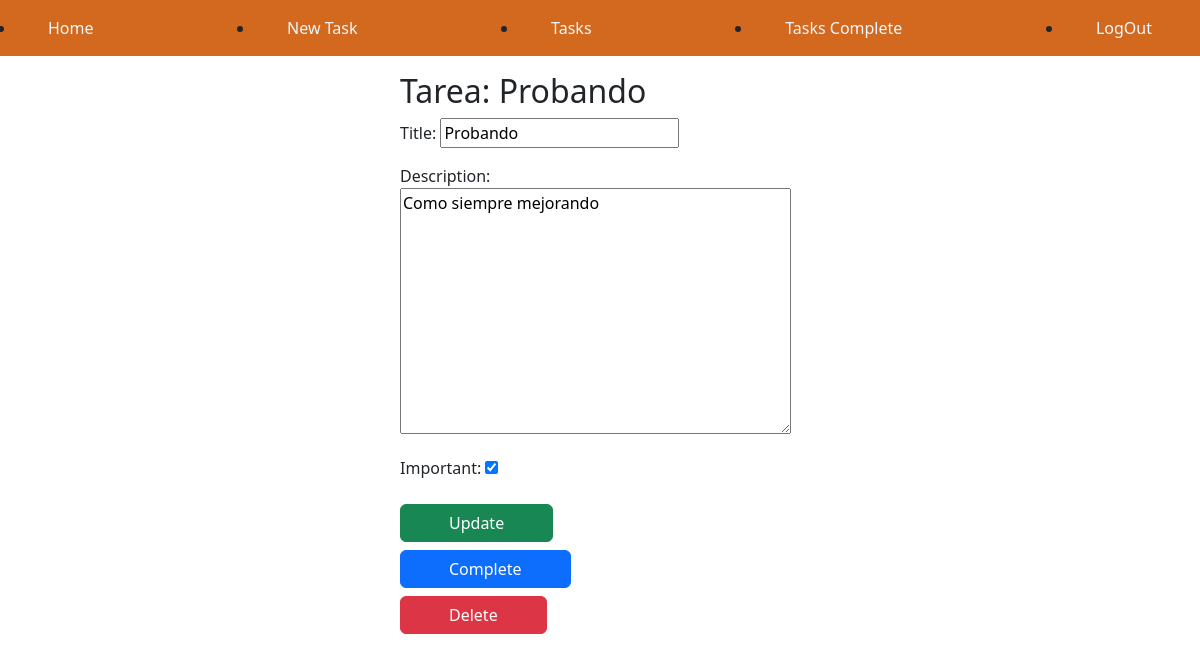
The page /task/6 (signed in) on the database its author committed.
### tasks/models.py (models this page shows, shortened)
class Task(models.Model):
    title= models.CharField(max_length=100)
    description = models.TextField(blank=True)
    created = models.DateTimeField(auto_now=True)
    datecomplete = models.DateTimeField(null=True,blank=True)
    important = models.BooleanField(default=False)
    user = models.ForeignKey(User, on_delete= models.CASCADE)

### tasks/views.py (the view, shortened to what this page needs)
# urls.py: path('task/<int:task_id>', views.DetailTask, name='taskdetail'),
@login_required
def DetailTask(request,task_id):
    if request.method == 'GET':
        task = get_object_or_404(Task,pk=task_id)
        form = TaskForm(instance=task)
        return render(request, 'taskdetail.html', {'task':task,'form': form})

### tasks/forms.py
class TaskForm(ModelForm):
    class Meta:
        model = Task
        fields = ['title', 'description', 'important']

### tasks/Templates/taskdetail.html (shortened to what this page needs)
{% extends 'Base.html' %}
{% block contend %}
<section class="container card-body col-md-4">
<h2>Tarea: {{task.title}}</h2>
<form method="POST">
  {{form.as_p}}
  <button class="btn btn-success px-5 mt-2">Update</button>
</form>
<form action="{% url 'taskcomplete' task.id %}" method="POST">
  <button class="btn btn-primary px-5 mt-2">Complete</button>
</form>
<form action="{% url 'taskdelete' task.id %}" method="POST">
  <button class="btn btn-danger px-5 mt-2">Delete</button>
</form>
</section>
{% endblock %}

### tasks/static/style/style.css (style rules this page uses)
body { text-decoration: none; }

### rows shown on the page
Task: title "Probando", description "Como siempre mejorando", important "☑"
